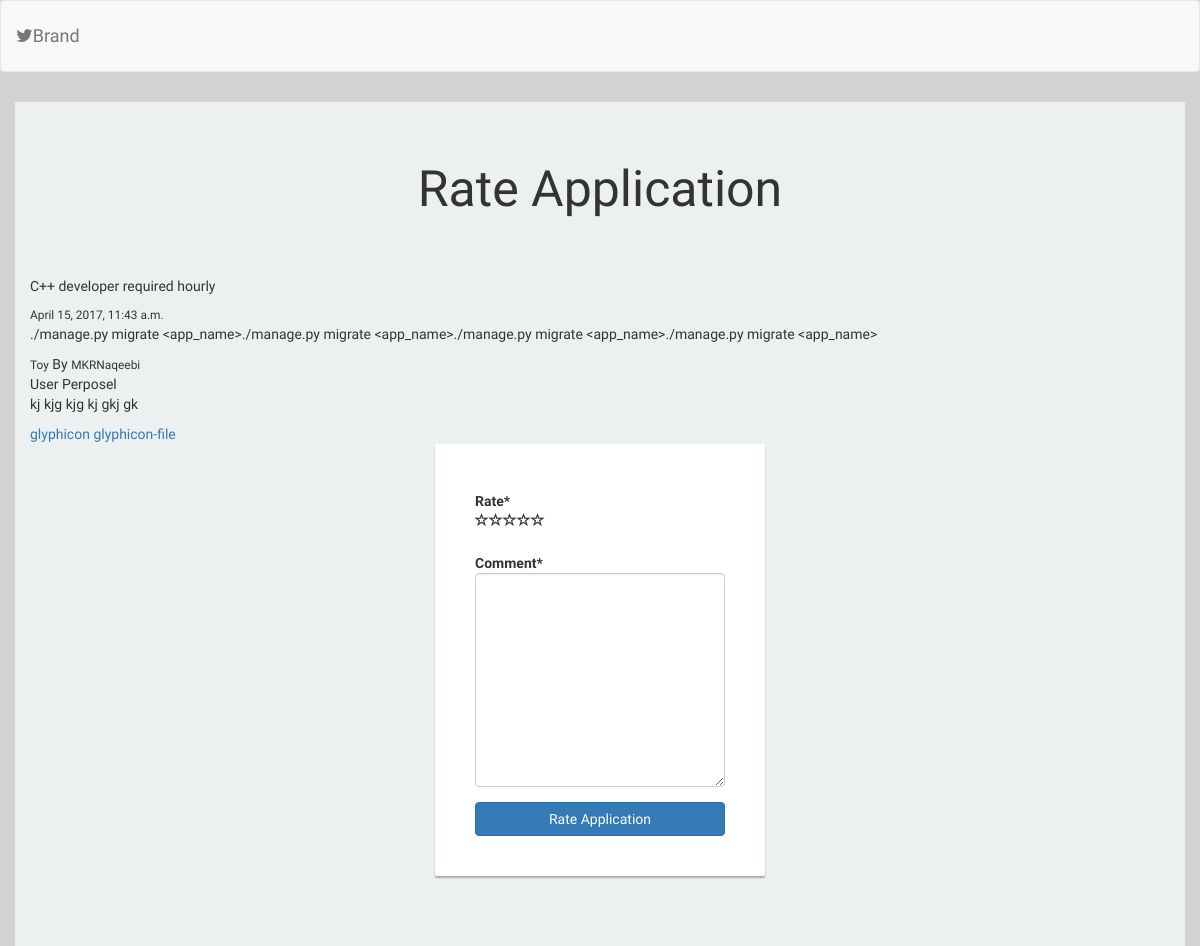
/rate/1 (signed in), run on the app's committed database.
### HRApp/models.py (models this page shows, shortened)
class Apply(models.Model):
    description = models.TextField()
    document = models.FileField(upload_to='media')
    job = models.ForeignKey(Job)
    user = models.ForeignKey(settings.AUTH_USER_MODEL)
    uploaded_at = models.DateTimeField(auto_now_add=True)

class Job(models.Model):
    title = models.CharField(max_length=32)
    description = models.TextField()
    category = models.ForeignKey(Category)
    company = models.ForeignKey(Company)
    location = models.CharField(max_length=128)
    salary = models.IntegerField()
    created_at = models.DateTimeField(auto_now_add=True)
    updated_at = models.DateTimeField(auto_now=True)

class Category(models.Model):
    name = models.CharField(max_length=16)
    description = models.TextField(default='this is category disc')
    def __str__(self):
        return self.name
    class Meta:
        verbose_name_plural = 'categories'

class Company (models.Model):
    name = models.CharField(max_length=32)
    description = models.TextField()
    location = models.CharField(max_length=128)
    created_at = models.DateTimeField(auto_now_add=True)
    updated_at = models.DateTimeField(auto_now=True)
    def __str__(self):
        return self.name

### HRApp/views.py (the view)
# urls.py: url(r'^rate/(?P<var_apply>[0-9]+)$',views.rate_apply,name='RateApply'),
def rate_apply(request, var_apply):
    my_type = UserType.objects.filter(user=request.user.id)
    if request.user.is_superuser or (my_type.count() > 0 and my_type[0].user_type == "SME"):
        title = "Rate Application"
        form = RateApplyForm(request.POST or None)
        if form.is_valid():
            rate = form.save(commit=False)
            rate.sme = request.user
            rate.apply = Apply.objects.get(id=var_apply)
            rate.save()
            return redirect("/")
        context = {
            "type": my_type[0].user_type,
            "app": Apply.objects.get(id=var_apply),
            "form": form,
            "title": title,
        }
        return render(request, "form.html", context)
    return HttpResponse("Not Authorize")

### HRApp/forms.py (shortened to what this page needs)
class RateApplyForm(forms.ModelForm):
    class Meta:
        model = RateApply
        fields = [
            'rate',
            'comment',
        ]
        widgets = {
            'rate': forms.HiddenInput()
        }

### templates/form.html (shortened to what this page needs)
{% extends "base.html" %}
{% load crispy_forms_tags %}
{% block main%}
<div class="container">
    <div class="row main">
        <div class="panel-heading">
           <div class="panel-title text-center">
                <h1 class="title">{{ title }}</h1>
                <hr />
            </div>
        </div>
        {% if app %}
            <div class="row">
                <div class="col-md-12">
                    <h5 class="mb-1">{{ app.job.title }}</h5>
                    <small>{{ app.job.created_at }}</small>
                    <p class="mb-1">{{ app.job.description }}</p>
                    <small>{{ app.job.category }}</small> By <small>{{ app.job.company }}</small>
                </div>
                <div class="col-md-12">
                    <span>User Perposel</span>
                    <p class="mb-1">{{ app.description }}</p>
                    <a href="{{ app.document.url }}"><span class="glyphicon-class">glyphicon glyphicon-file</span></a>
                </div>
            </div>
        {% endif %}
        <div class="main-login main-center">
            <form class="form-horizontal" method="POST"
                    >
                {% if title == "Rate Application" %}
                    <div id="div_id_comment" class="form-group">
                        <label for="id_comment" class="control-label  requiredField">Rate<span class="asteriskField">*</span> </label>
                        <div class="controls ">
                            <div id="stars" class="starrr"></div>
                        </div>
                    </div>
                {% endif %}
                {{ form | crispy }}
                <button type="submit" class="btn btn-primary btn-block">{{ title }}</button>
            </form>
        </div>
    </div>
</div>
{% endblock %}

### HRApp/static/style.css (style rules this page uses)
body, html { height: 100%; background-repeat: no-repeat; background-color: #d3d3d3; font-family: 'Oxygen', sans-serif; }
.main { margin-top: 0px; }
h1.title { font-size: 50px; font-family: 'Passion One', cursive; font-weight: 400; }
hr { width: 10%; color: #fff; }
.form-group { margin-bottom: 15px; }
label { margin-bottom: 15px; }
.main-login { background-color: #fff; -moz-border-radius: 2px; -webkit-border-radius: 2px; border-radius: 2px; -moz-box-shadow: 0px 2px 2px rgba(0, 0, 0, 0.3); -webkit-box-shadow: 0px 2px 2px rgba(0, 0, 0, 0.3); box-shadow: 0px 2px 2px rgba(0, 0, 0, 0.3); }
.main-center { margin-top: 30px; margin: 0 auto; max-width: 330px; padding: 40px 40px; margin-bottom: 40px; }
.container { margin-top:30px; }
.container { background-color: #ECF0F1; padding: 30px; }
.form-horizontal .form-group { margin-left: 0; margin-right: 0; }
.form-group .form-control:last-child { border-top-left-radius: 4px; border-bottom-left-radius: 4px; }

### data on the page
Apply: job "C++ developer required hourly", job.created_at "April 15, 2017, 11:43 a.m.", job.description "./manage.py migrate <app_name>./manage.py migrate <app_name>./manage.py migrate <app_name>./manage.py migrate <app_name>", job.category "Toy", job.company "MKRNaqeebi", description "kj kjg kjg kj gkj gk"

### other printed values
{{ title }} "Rate Application"
